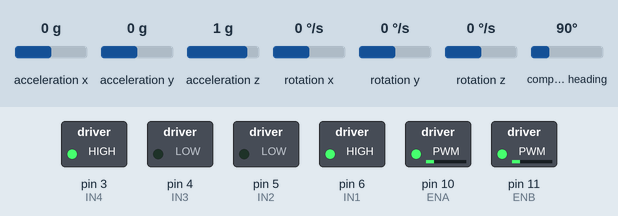
A sketch run on a simulated Arduino Uno, built with avr-gcc and run on an emulated ATmega328P. Parts: switched loads named in the sketch (green lamp = pin HIGH). The inputs (shaded band) are chosen by the test bench; at power-on: acceleration x 0 g, acceleration y 0 g, acceleration z 1 g, rotation x 0 °/s, rotation y 0 °/s, rotation z 0 °/s, compass heading 90°. What the sketch prints to the serial monitor is not drawn.

Above: at 0.1 s.
Timing chart, 0 to 1.6 s (numbered marks = the images above):
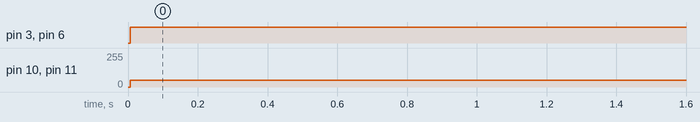

Measured:
- by itself, pin 3 (IN4), pin 6 (IN1): LOW → HIGH at 0.01 s
- by itself, pin 10 (ENA), pin 11 (ENB): 0/255 → 50/255 at 0.01 s

The sketch:

mission_flag.ino
```cpp
// IMU-Run2

#include <Wire.h>
#include <LSM303.h>

#define THRESHOLD_ANGLE 10
#define THRESHOLD_ANGLE1 15
#define THRESHOLD_ANGLE2 7

#define NO_MISSION 4 // 추후에 수정 8개 정도

bool mission_flag[NO_MISSION]={0,0,0,0};
int flag_runner = -1;

LSM303 compass;

float heading_angle = 0.0;
float init_heading_angle = 17.0;
float target_heading_angle = 90;
float heading_angle_error = 0.0;

#define IN1 6
#define IN2 5
#define ENA 10
#define IN3 4
#define IN4 3
#define ENB 11

void setup()
{
  pinMode(ENA, OUTPUT);
  pinMode(IN1, OUTPUT);
  pinMode(IN2, OUTPUT);

  pinMode(IN3, OUTPUT);
  pinMode(IN4, OUTPUT);
  pinMode(ENB, OUTPUT);

  Serial.begin(115200); // 통신속도를 115200으로 정의함

  Wire.begin();
  compass.init();
  compass.enableDefault();

  compass.m_min = (LSM303::vector<int16_t>){-32767, -32767, -32767};
  compass.m_max = (LSM303::vector<int16_t>){+32767, +32767, +32767};
}

void motor_A_control(int direction_a, int motor_speed_a) //모터 A의 방향(direction)과 속도(speed) 제어
{
  if(direction_a == HIGH)
  {
     digitalWrite(IN1, LOW); //모터의 방향 제어
     digitalWrite(IN2, HIGH);
     analogWrite(ENA,motor_speed_a); //모터의 속도 제어

  }
  else
  {
    digitalWrite(IN1, HIGH);
    digitalWrite(IN2, LOW);
    analogWrite(ENA,motor_speed_a);
  }
}

void motor_B_control(int direction_b, int motor_speed_b) //모터 A의 방향(direction)과 속도(speed) 제어
{
  if(direction_b == HIGH)
  {
     digitalWrite(IN3, LOW); //모터의 방향 제어
     digitalWrite(IN4, HIGH);
     analogWrite(ENB,motor_speed_b); //모터의 속도 제어

  }
  else
  {
    digitalWrite(IN3, HIGH);
    digitalWrite(IN4, LOW);
    analogWrite(ENB,motor_speed_b);
  }
}

int read_imu_sensor(void){
  compass.read();
  float heading1 = compass.heading();
  Serial.println(heading1);
  compass.read();
  float heading2 = compass.heading();
  Serial.println(heading2);
  float heading = (heading1+heading2)/2;

  //heading = 360 - heading;

  Serial.println(heading);

  heading_angle_error = target_heading_angle - heading;

  if(heading_angle_error > 180)
  {
    heading_angle_error = heading_angle_error - 360;
  }
  else if(heading_angle_error < 180)
  {
    heading_angle_error = heading_angle_error + 360;
  }
  else{}

  Serial.print("Heading Angle Error: ");
  Serial.print(heading_angle_error);
  Serial.print(" = ");
  Serial.print(target_heading_angle);
  Serial.print(" - ");
  Serial.println(heading);

}

void imu_rotation(void)
{
  bool flag=1;
  while(flag)
  {
    read_imu_sensor();

    if(heading_angle_error > THRESHOLD_ANGLE1)
    {
        motor_A_control(LOW,50);
        motor_B_control(HIGH,50);
    }
    else if((heading_angle_error >= THRESHOLD_ANGLE2)&&(heading_angle_error <= THRESHOLD_ANGLE1))
    {
        motor_A_control(LOW,40);
        motor_B_control(HIGH,40);
    }
    else if((heading_angle_error > -THRESHOLD_ANGLE2)&&(heading_angle_error < THRESHOLD_ANGLE2))
    {
        motor_A_control(HIGH,0);
        motor_B_control(HIGH,0);
        flag = 0;
    }
    else if((heading_angle_error >= -THRESHOLD_ANGLE1)&&(heading_angle_error <= -THRESHOLD_ANGLE2))
    {
        motor_A_control(HIGH,35);
        motor_B_control(LOW,35);
    }
    else
    {
        motor_A_control(HIGH,35);
        motor_B_control(LOW,35);
    }
  }

  /*
  if(heading_angle_error > THRESHOLD_ANGLE)
  {
    motor_A_control(HIGH,50); motor_B_control(LOW,50);
  }
  else if((heading_angle_error >= -THRESHOLD_ANGLE)&&(heading_angle_error <= THRESHOLD_ANGLE))
  {
    motor_A_control(HIGH,0); motor_B_control(LOW,0);
  }
  else
  {
    motor_A_control(LOW,50); motor_B_control(HIGH,50);
  }
  */
}

void loop(){
  target_heading_angle = 90;
  imu_rotation();

  /*
  // line sensor, sonar sensor, wall following mode 를 flag를 이용하여 모두 사용할 때
  int line_index = -10;

  line_index = read_line_sensor(); // read_line_sensor() 함수 지정 필요

  mission_flag[0] = 0;

  if(mission_flag[0]==0)
  {
    read_sonar_sensor(); // read_sonar_sensor() 함수 지정 필요
    if(front_sonar < 200) // 장애물 감지 후 통과
    {
      mission_flag[0] = 1;
      mission_flag[1] = 0;
    }
    else if((line_index == 0)&&(right_sonar <= 100)&&(left_sonar <= 100))
    {
      mission_flag[2] = 0;
    }
    else
    {
      line_following(line_index);
    }
  }
  else if(mission_flag[1] == 0)
  {
    obstacle_avoidance(); // obstacle_avoidance() 함수 지정 필요
    mission_flag[1] = 1;
  }
  else if (mission_flag[2] == 0)
  {
    target_angle = 90;
    imu_rotation();
    mission_flag[2] = 1;
    mission_flag[3] = 0;
    if(front_sensor < 10)  // 10cm 이하에 오면

    {

    robot_control(0,0); // 직진

    mission_flag[3] = 1;

    mission_flag[4] = 0;

    }
  }
  */
}
```
